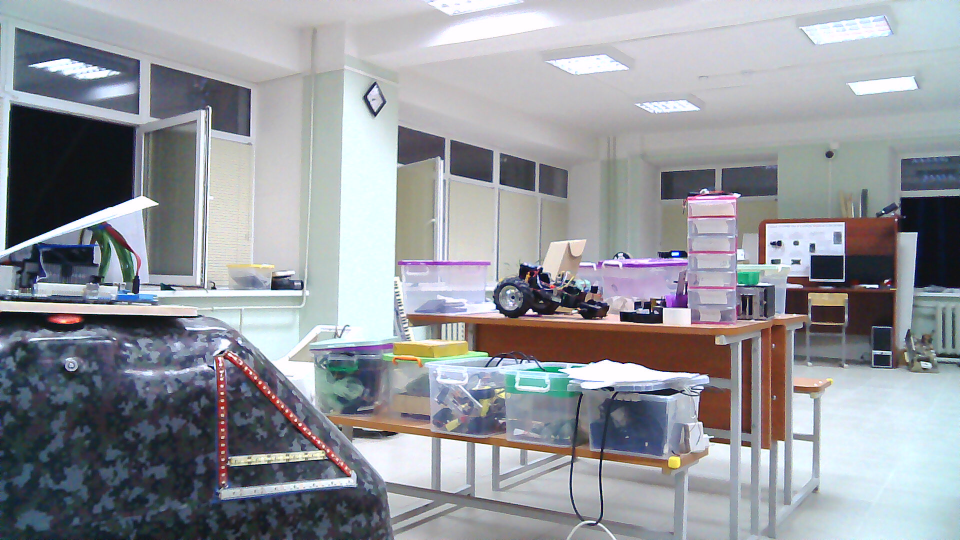
#> input picture imageR.jpg, 1920 x 1080 px, given in place of the camera (shown at 1/2 size)
$ python find_obj2.py imageR.jpg
#> lines starting #> are read from the running program, lines starting #| are printed output that depends on the picture; after the words box and inside, x2 and y2 are one past the last pixel; in counts of white or black regions, pixels touching at a corner belong together
#!/usr/bin/env python

'''
Feature-based image matching sample.

Note, that you will need the https://github.com/opencv/opencv_contrib repo for SIFT and SURF

USAGE
  find_obj.py [--feature=<sift|surf|orb|akaze|brisk>[-flann]] [ <image1> <image2> ]

  --feature  - Feature to use. Can be sift, surf, orb or brisk. Append '-flann'
               to feature name to use Flann-based matcher instead bruteforce.

  Press left mouse button on a feature point to see its matching point.
'''

# Python 2/3 compatibility
from __future__ import print_function

import numpy as np
import cv2
from common import anorm, getsize

FLANN_INDEX_KDTREE = 1  # bug: flann enums are missing
FLANN_INDEX_LSH    = 6


def init_feature(name):
    chunks = name.split('-')
    if chunks[0] == 'sift':
        detector = cv2.xfeatures2d.SIFT_create()
        norm = cv2.NORM_L2
    elif chunks[0] == 'surf':
        detector = cv2.xfeatures2d.SURF_create(800)
        norm = cv2.NORM_L2
    elif chunks[0] == 'orb':
        detector = cv2.ORB_create(400)
        norm = cv2.NORM_HAMMING
    elif chunks[0] == 'akaze':
        detector = cv2.AKAZE_create()
        norm = cv2.NORM_HAMMING
    elif chunks[0] == 'brisk':
        detector = cv2.BRISK_create()
        norm = cv2.NORM_HAMMING
    else:
        return None, None
    if 'flann' in chunks:
        if norm == cv2.NORM_L2:
            flann_params = dict(algorithm = FLANN_INDEX_KDTREE, trees = 5)
        else:
            flann_params= dict(algorithm = FLANN_INDEX_LSH,
                               table_number = 6, # 12
                               key_size = 12,     # 20
                               multi_probe_level = 1) #2
        matcher = cv2.FlannBasedMatcher(flann_params, {})  # bug : need to pass empty dict (#1329)
    else:
        matcher = cv2.BFMatcher(norm)
    return detector, matcher


def filter_matches(kp1, kp2, matches, ratio = 0.75):
    mkp1, mkp2 = [], []
    for m in matches:
        if len(m) == 2 and m[0].distance < m[1].distance * ratio:
            m = m[0]
            mkp1.append( kp1[m.queryIdx] )
            mkp2.append( kp2[m.trainIdx] )
    p1 = np.float32([kp.pt for kp in mkp1])
    p2 = np.float32([kp.pt for kp in mkp2])
    kp_pairs = zip(mkp1, mkp2)
    return p1, p2, list(kp_pairs)

def explore_match(win, img1, img2, kp_pairs,p1,p2, status = None, H = None):
    h1, w1 = img1.shape[:2]
    h2, w2 = img2.shape[:2]
    # [4 lines of commented-out code are left out]
    vis = np.zeros((max(h1, h2), w1+w2), np.uint8)
    vis[:h1, :w1] = img1
    vis[:h2, w1:w1+w2] = img2
    vis = cv2.cvtColor(vis, cv2.COLOR_GRAY2BGR)

    if H is not None:
        corners = np.float32([[0, 0], [w1, 0], [w1, h1], [0, h1]])
        corners = np.int32( cv2.perspectiveTransform(corners.reshape(1, -1, 2), H).reshape(-1, 2) + (w1, 0) )
        #top = p1.argmin(axis=0)[0]#,p1.min(axis=0)
        #left = p1.argmin(axis=0)[1]#,p1.min(axis=0)
        #right = p1.argmax(axis=0)[1]#,p1.max(axis=0)
        print(corners, w1)
        corners2 = corners - (w1, 0);
        print(corners2)
        corners2 = corners2[:,::-1]
        print(corners2)
        #exit(0)
        pt1=corners2[0]
        pt2=corners2[2]
        pt3=corners2[3]
        # [4 lines of commented-out code are left out]
        rows,cols = img2.shape
        img3 = cv2.warpAffine(img2,cv2.getAffineTransform(
        #img3 = cv2.perspectiveTransform(, H).reshape(-1, 2) + (w1, 0) )
        np.float32([[0,0],[h1,w1],[h1,0]]),
        np.float32([pt1,pt2,pt3])
        #np.float32([[10,20],[600,30],[600,420]])
        #np.float32([p1[top],p1[left],p1[right]]),
        #np.float32([p2[top],p2[left],p2[right]])
        ),(cols,rows))
        #exit(0)
        cv2.polylines(vis, [corners], True, (255, 255, 255))

    if status is None:
        status = np.ones(len(kp_pairs), np.bool_)
    p1, p2 = [], []  # python 2 / python 3 change of zip unpacking
    for kpp in kp_pairs:
        p1.append(np.int32(kpp[0].pt))
        p2.append(np.int32(np.array(kpp[1].pt) + [w1, 0]))

    green = (0, 255, 0)
    red = (0, 0, 255)
    white = (255, 255, 255)
    kp_color = (51, 103, 236)
    for (x1, y1), (x2, y2), inlier in zip(p1, p2, status):
        if inlier:
            col = green
            cv2.circle(vis, (x1, y1), 2, col, -1)
            cv2.circle(vis, (x2, y2), 2, col, -1)
        else:
            col = red
            r = 2
            thickness = 3
            cv2.line(vis, (x1-r, y1-r), (x1+r, y1+r), col, thickness)
            cv2.line(vis, (x1-r, y1+r), (x1+r, y1-r), col, thickness)
            cv2.line(vis, (x2-r, y2-r), (x2+r, y2+r), col, thickness)
            cv2.line(vis, (x2-r, y2+r), (x2+r, y2-r), col, thickness)
    vis0 = vis.copy()
    for (x1, y1), (x2, y2), inlier in zip(p1, p2, status):
        if inlier:
            cv2.line(vis, (x1, y1), (x2, y2), green)

    cv2.imshow(win, vis)
    cv2.imshow('img3',img3)

    def onmouse(event, x, y, flags, param):
        cur_vis = vis
        if flags & cv2.EVENT_FLAG_LBUTTON:
            cur_vis = vis0.copy()
            r = 8
            m = (anorm(np.array(p1) - (x, y)) < r) | (anorm(np.array(p2) - (x, y)) < r)
            idxs = np.where(m)[0]
            kp1s, kp2s = [], []
            for i in idxs:
                 (x1, y1), (x2, y2) = p1[i], p2[i]
                 col = (red, green)[status[i]]
                 cv2.line(cur_vis, (x1, y1), (x2, y2), col)
                 kp1, kp2 = kp_pairs[i]
                 kp1s.append(kp1)
                 kp2s.append(kp2)
            cur_vis = cv2.drawKeypoints(cur_vis, kp1s, None, flags=4, color=kp_color)
            cur_vis[:,w1:] = cv2.drawKeypoints(cur_vis[:,w1:], kp2s, None, flags=4, color=kp_color)

        cv2.imshow(win, cur_vis)
    cv2.setMouseCallback(win, onmouse)
    return vis


if __name__ == '__main__':
    print(__doc__)

    import sys, getopt
    opts, args = getopt.getopt(sys.argv[1:], '', ['feature='])
    opts = dict(opts)
    feature_name = opts.get('--feature', 'sift')#brisk')
    try:
        fn1, fn2 = args
    except:
        fn1 = 'data/box.png'
        fn2 = '../data/box_in_scene.png'
    cap = cv2.VideoCapture(2)
    cap.set(cv2.CAP_PROP_FRAME_WIDTH, 1920)
    cap.set(cv2.CAP_PROP_FRAME_HEIGHT, 1080)
    cap2 = cv2.VideoCapture(3)
    cap2.set(cv2.CAP_PROP_FRAME_WIDTH, 1920)
    cap2.set(cv2.CAP_PROP_FRAME_HEIGHT, 1080)
    ret, img = cap.read()
#> img is the input picture: shape (1080, 1920, 3); mean B, G, R 156.5, 150.7, 147.9
    ret2, img2 = cap2.read()
    cap.release()
    cap2.release()
    #img1 = img
    img1 = cv2.cvtColor(img, cv2.COLOR_BGR2GRAY)
    img2 = cv2.cvtColor(img2, cv2.COLOR_BGR2GRAY)
    # [4 lines of commented-out code are left out]
    img1 = cv2.pyrDown(img1)
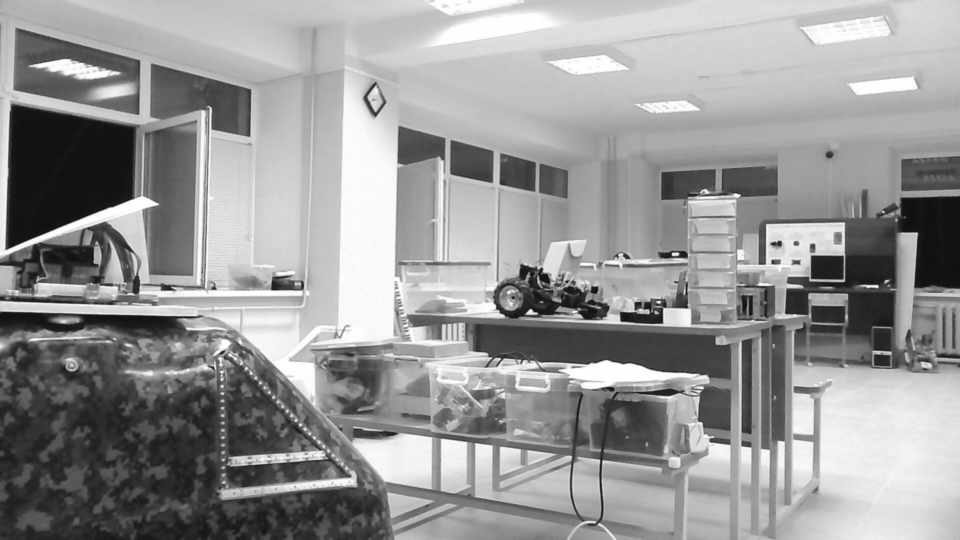
#> img1: shape (540, 960); min 15, max 255, mean 150.6
    img2 = cv2.pyrDown(img2)
    #img2 = img2[256:768,480:1440]
    #img1 = cv2.imread(fn1, 0)
    #img2 = cv2.imread(fn2, 0)
    print (img1.shape)
#| (540, 960)
    print (img2.shape)
#| (540, 960)
    #exit(0)
    detector, matcher = init_feature(feature_name)

    if img1 is None:
        print('Failed to load fn1:', fn1)
        sys.exit(1)

    if img2 is None:
        print('Failed to load fn2:', fn2)
        sys.exit(1)

    if detector is None:
        print('unknown feature:', feature_name)
        sys.exit(1)

    print('using', feature_name)

    kp1, desc1 = detector.detectAndCompute(img1, None)
#> kp1 = 2393 keypoints; strongest (x, y, size): (530, 312, 3.7), (673, 254, 2.2), (659, 302, 2.1), (214, 288, 2.8)
    kp2, desc2 = detector.detectAndCompute(img2, None)
#> kp2 has the same summary as kp1
    print('img1 - %d features, img2 - %d features' % (len(kp1), len(kp2)))
#| img1 - 2393 features, img2 - 2393 features

    def match_and_draw(win):
        print('matching...')
        raw_matches = matcher.knnMatch(desc1, trainDescriptors = desc2, k = 2) #2
        p1, p2, kp_pairs = filter_matches(kp1, kp2, raw_matches)
        if len(p1) >= 4:
            H, status = cv2.findHomography(p1, p2, cv2.RANSAC, 5.0)
            print('%d / %d  inliers/matched' % (np.sum(status), len(status)))
        else:
            H, status = None, None
            print('%d matches found, not enough for homography estimation' % len(p1))

        vis = explore_match(win, img1, img2, kp_pairs,p1,p2, status, H)

    match_and_draw('find_obj')
#> in match_and_draw, `raw_matches = matcher.knnMatch(desc1, trainDescriptors = desc2, k = 2)`: raw_matches = 2393 matches
#> after the loop in filter_matches, `for m in matches:`: mkp1 has the same summary as kp1 outside filter_matches; mkp2 has the same summary as kp1 outside filter_matches
#> in filter_matches, `p1 = np.float32([kp.pt for kp in mkp1])`: p1 = 2393 pairs, first value 2.79 to 956.7, second value 3.69 to 536.7
#> in filter_matches, `p2 = np.float32([kp.pt for kp in mkp2])`: p2 has the same summary as p1
#> in match_and_draw, `p1, p2, kp_pairs = filter_matches(kp1, kp2, raw_matches)`: p2 has the same summary as p1 in filter_matches; kp_pairs = 2393 items
#> in match_and_draw, `H, status = cv2.findHomography(p1, p2, cv2.RANSAC, 5.0)`: H = [[1, 3.56e-16, -2.76e-13], [1.56e-15, 1, -6.15e-13], [5.02e-18, 3.42e-18, 1]]; status = 2393 values from 1 to 1
#| 2393 / 2393  inliers/matched
#> in explore_match, `vis[:h1, :w1] = img1`:
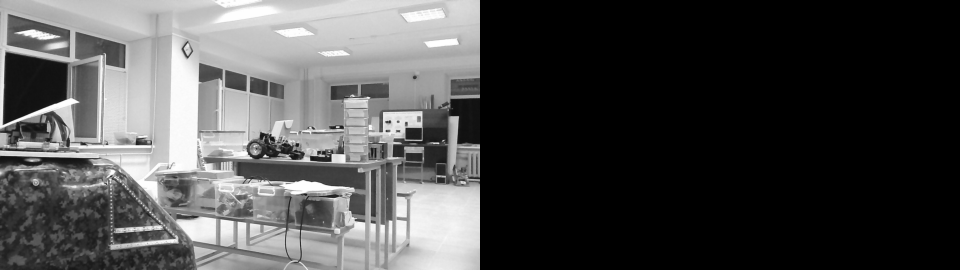
#> vis: shape (540, 1920) (shown at 1/2 size); min 0, max 255, mean 75.3
#> in explore_match, `vis[:h2, w1:w1+w2] = img2`:
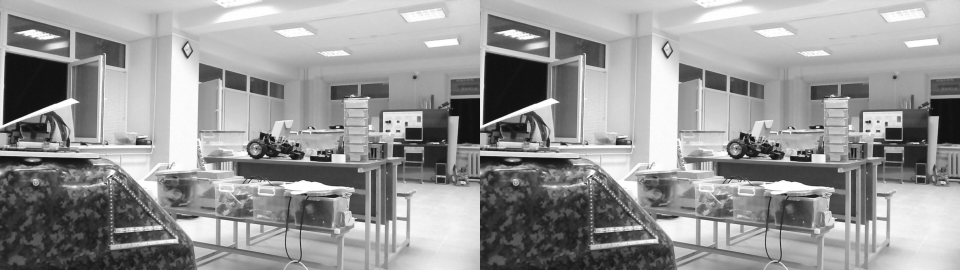
#> vis: shape (540, 1920) (shown at 1/2 size); min 15, max 255, mean 150.6
#> in explore_match, `corners = np.int32( cv2.perspectiveTransform(corners.reshape(1, -1, 2)..`: corners = [[959, 0], [1920, 0], [1920, 540], [959, 540]]
#| [[ 959    0]
#|  [1920    0]
#|  [1920  540]
#|  [ 959  540]] 960
#> in explore_match, `corners2 = corners - (w1, 0);`: corners2 = [[-1, 0], [960, 0], [960, 540], [-1, 540]]
#| [[ -1   0]
#|  [960   0]
#|  [960 540]
#|  [ -1 540]]
#> in explore_match, `corners2 = corners2[:,::-1]`: corners2 = [[0, -1], [0, 960], [540, 960], [540, -1]]
#| [[  0  -1]
#|  [  0 960]
#|  [540 960]
#|  [540  -1]]
#> in explore_match, `pt1=corners2[0]`: pt1 = [0, -1]
#> in explore_match, `pt2=corners2[2]`: pt2 = [540, 960]
#> in explore_match, `pt3=corners2[3]`: pt3 = [540, -1]
#> in explore_match, `img3 = cv2.warpAffine(img2,cv2.getAffineTransform(`:
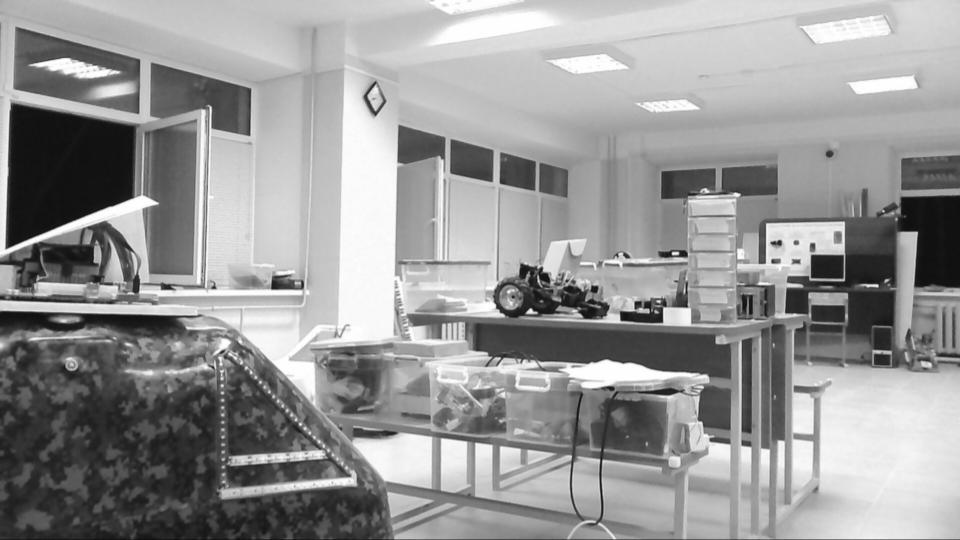
#> img3: shape (540, 960); min 12, max 255, mean 150.4
#> in explore_match, `cv2.polylines(vis, [corners], True, (255, 255, 255))`:
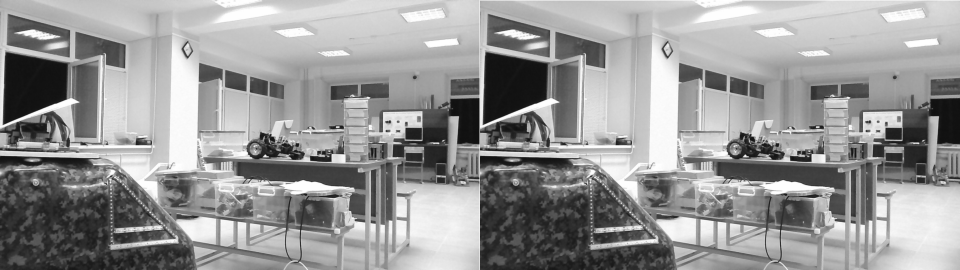
#> vis: shape (540, 1920, 3) (shown at 1/2 size); min 15, max 255, mean 150.7
#> the loop in explore_match, `for kpp in kp_pairs:` made 2393 passes
#> kpp on passes 1 to 3: 2 keypoints; (x, y, size): (3, 360, 2), (3, 360, 2), 2 keypoints; (x, y, size): (4, 374, 3.3), (4, 374, 3.3), 2 keypoints; (x, y, size): (6, 333, 6.1), (6, 333, 6.1)
#> after the loop in explore_match, `for kpp in kp_pairs:`: p1 = 2393 pairs, first value 2 to 956, second value 3 to 536; p2 = 2393 pairs, first value 962 to 1916, second value 3 to 536
#> the loop in explore_match, `for (x1, y1), (x2, y2), inlier in zip(p1, p2, status):` made 2393 passes
#> (x1, y1, x2, y2) on passes 1 to 12: (2, 360, 962, 360), (3, 373, 963, 373), (6, 333, 966, 333), (7, 383, 967, 383), (7, 383, 967, 383), (7, 398, 967, 398), (8, 418, 968, 418), (9, 487, 969, 487), (9, 371, 969, 371), (9, 333, 969, 333), (10, 243, 970, 243), (10, 268, 970, 268)
#> after the loop in explore_match, `for (x1, y1), (x2, y2), inlier in zip(p1, p2, status):`:
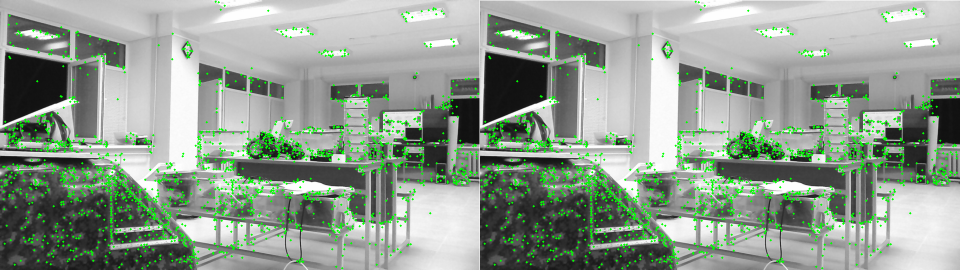
#> vis: shape (540, 1920, 3) (shown at 1/2 size); 4.93% of pixels changed, all inside (x1, y1, x2, y2) = (0, 1, 1919, 539)
#> the loop in explore_match, `for (x1, y1), (x2, y2), inlier in zip(p1, p2, status):` made 2393 passes
#> after the loop in explore_match, `for (x1, y1), (x2, y2), inlier in zip(p1, p2, status):`:
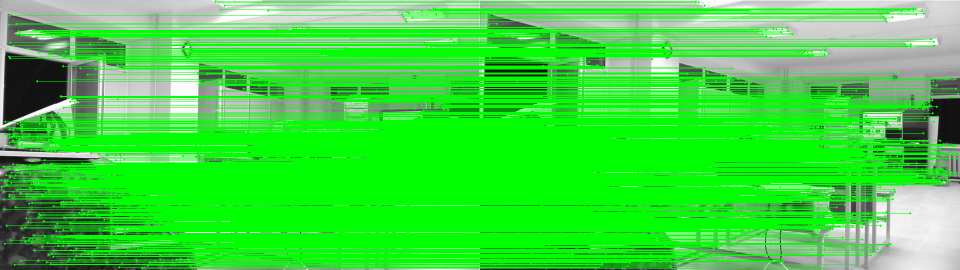
#> vis: shape (540, 1920, 3) (shown at 1/2 size); mean B, G, R 64.4, 215.6, 64.4
    cv2.waitKey()
    cv2.destroyAllWindows()

$ run again, on shapes.jpg
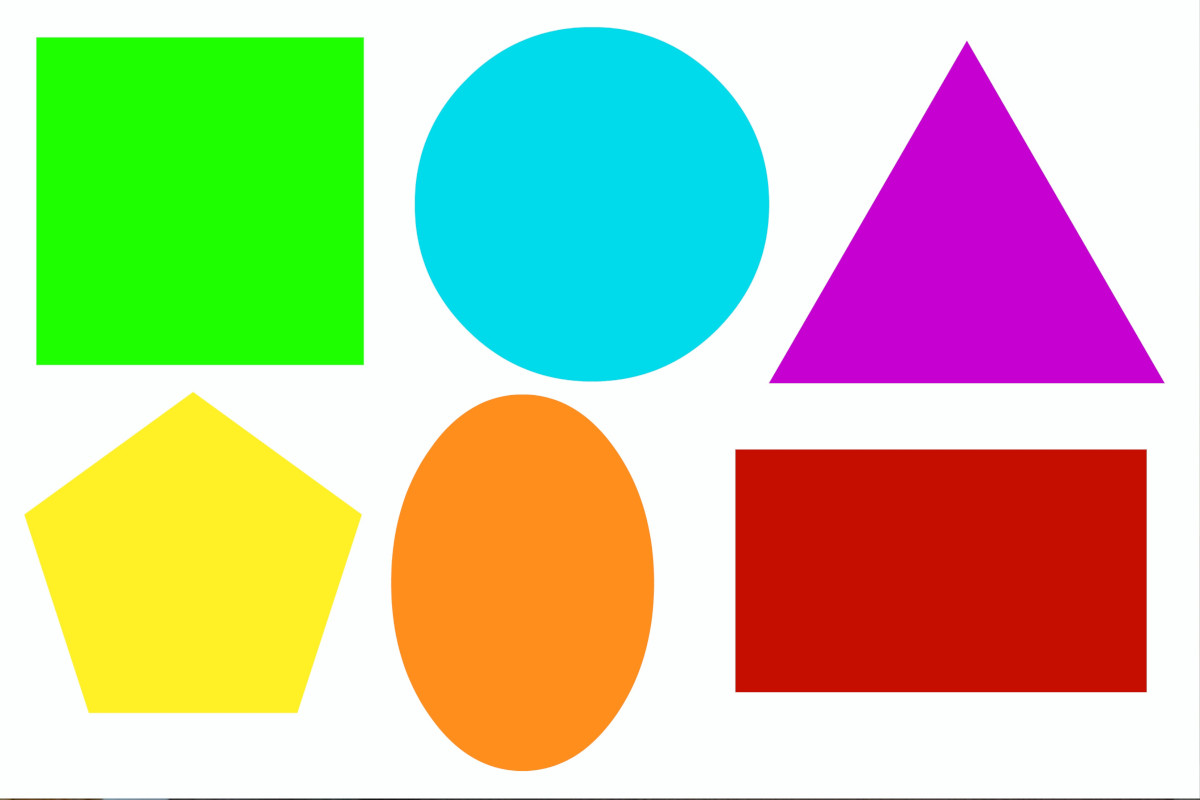
#> input picture shapes.jpg, 1200 x 800 px, given in place of the camera
#> img is the input picture: shape (800, 1200, 3); mean B, G, R 158.4, 197.5, 192.2
#| (400, 600)
#| (400, 600)
#> kp1 = 35 keypoints; strongest (x, y, size): (485, 121, 74.8), (432, 290, 80.7), (406, 179, 20.1), (560, 179, 21.5)
#> kp2 has the same summary as kp1
#| img1 - 35 features, img2 - 35 features
#> raw_matches = 35 matches
#> the loop in filter_matches, `for m in matches:` made 35 passes
#> after the loop in filter_matches, `for m in matches:`: mkp1 has the same summary as kp1 outside filter_matches; mkp2 has the same summary as kp1 outside filter_matches
#> in filter_matches, `p1 = np.float32([kp.pt for kp in mkp1])`: p1 = 35 pairs, first value 33.37 to 562.1, second value 33.84 to 334.6
#> in filter_matches, `p2 = np.float32([kp.pt for kp in mkp2])`: p2 has the same summary as p1
#> in match_and_draw, `p1, p2, kp_pairs = filter_matches(kp1, kp2, raw_matches)`: p2 has the same summary as p1 in filter_matches; kp_pairs = 35 items
#> H = [[1, -4e-16, -2.51e-13], [9.35e-17, 1, 7.49e-14], [-2.74e-19, -1.34e-18, 1]]; status = 35 values from 1 to 1
#| 35 / 35  inliers/matched
#> in explore_match, `corners = np.int32( cv2.perspectiveTransform(corners.reshape(1, -1, 2)..`: corners = [[599, 0], [1200, 0], [1200, 400], [599, 400]]
#| [[ 599    0]
#|  [1200    0]
#|  [1200  400]
#|  [ 599  400]] 600
#> in explore_match, `corners2 = corners - (w1, 0);`: corners2 = [[-1, 0], [600, 0], [600, 400], [-1, 400]]
#| [[ -1   0]
#|  [600   0]
#|  [600 400]
#|  [ -1 400]]
#> in explore_match, `corners2 = corners2[:,::-1]`: corners2 = [[0, -1], [0, 600], [400, 600], [400, -1]]
#| [[  0  -1]
#|  [  0 600]
#|  [400 600]
#|  [400  -1]]
#> pt1 = [0, -1]
#> pt2 = [400, 600]
#> pt3 = [400, -1]
#> the loop in explore_match, `for kpp in kp_pairs:` made 35 passes
#> kpp on passes 1, 2, 3, 4, 5, 8, 9: 2 keypoints; (x, y, size): (33, 34, 23), (33, 34, 23), 2 keypoints; (x, y, size): (33, 34, 23), (33, 34, 23), 2 keypoints; (x, y, size): (39, 40, 31.1), (39, 40, 31.1), 2 keypoints; (x, y, size): (39, 40, 31.1), (39, 40, 31.1), 2 keypoints; (x, y, size): (67, 198, 25.8), (67, 198, 25.8), 2 keypoints; (x, y, size): (161, 40, 31.2), (161, 40, 31.2), 2 keypoints; (x, y, size): (161, 40, 31.2), (161, 40, 31.2)
#> after the loop in explore_match, `for kpp in kp_pairs:`: p1 = 35 pairs, first value 33 to 562, second value 33 to 334; p2 = 35 pairs, first value 633 to 1162, second value 33 to 334
#> the loop in explore_match, `for (x1, y1), (x2, y2), inlier in zip(p1, p2, status):` made 35 passes
#> (x1, y1, x2, y2) on passes 1 to 8: (33, 33, 633, 33), (33, 33, 633, 33), (39, 39, 639, 39), (39, 39, 639, 39), (66, 197, 666, 197), (99, 109, 699, 109), (132, 200, 732, 200), (160, 39, 760, 39)
#> after the loop in explore_match, `for (x1, y1), (x2, y2), inlier in zip(p1, p2, status):`:
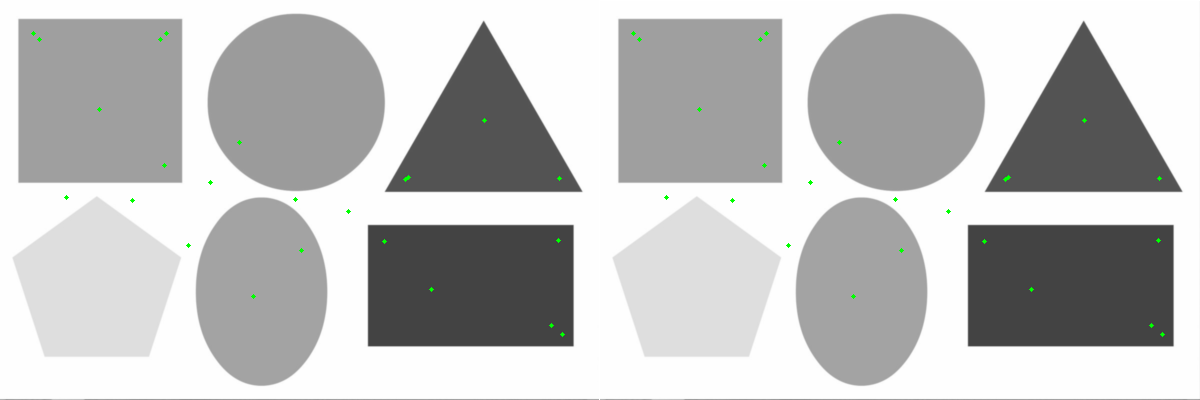
#> vis: shape (400, 1200, 3); mean B, G, R 191.3, 191.6, 191.3
#> the loop in explore_match, `for (x1, y1), (x2, y2), inlier in zip(p1, p2, status):` made 35 passes
#> after the loop in explore_match, `for (x1, y1), (x2, y2), inlier in zip(p1, p2, status):`:
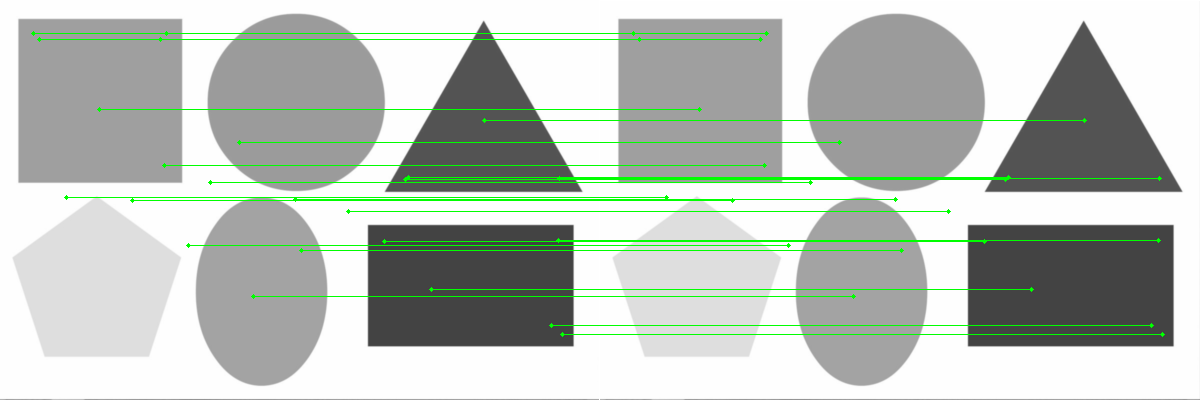
#> vis: shape (400, 1200, 3); 2.77% of pixels changed, all inside (x1, y1, x2, y2) = (36, 33, 1160, 335)
